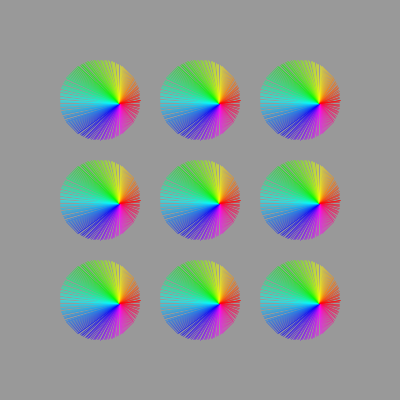
Frame 1 (no input)
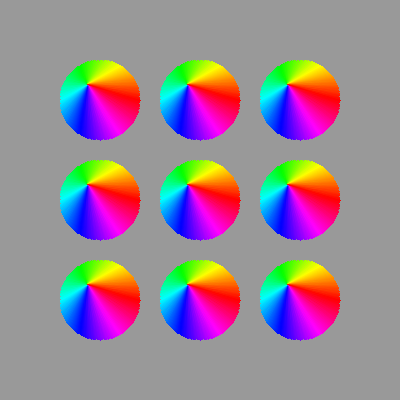
Frame 60 (the mouse pressed at the canvas centre just before this capture)
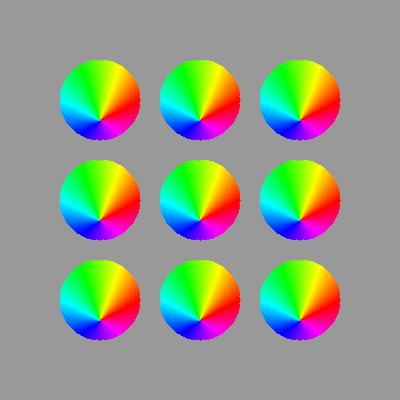
Frame 120 (the mouse held since frame 60 and released just before this capture)

The Processing sketch that drew these frames (run headless with seeded random() and noise(); from frame 60 on, the mouse is pressed at the canvas centre):

// Processing sketch: processing_63382
// ── processing_63382.pde

float rad = 20;
float baseRad = 40;
float angle = 0;
float angleStep = 10;
int gridStep = 100;

float circleRes = 2;


void setup() {
  size(400, 400);
  smooth();
  strokeWeight(0.5);
  colorMode(HSB, 360, 100, 100);
  background(0, 0, 60);
}

void draw() {
  //  noStroke();
  //  fill(0,0,100);
  //  rect(0, 0, width, height);

  if (angle >=360) {
    angle = 0;
  } 
  else {
    angle += angleStep;
  }

  stroke(0);
  for (int gridX = gridStep; gridX<=width-gridStep; gridX +=gridStep) { 
    for (int gridY = gridStep; gridY<=height-gridStep; gridY +=gridStep) {


      float x = gridX + cos(radians(angle)) * rad;
      float y = gridY + sin(radians(angle)) * rad;

      for (float angle = 0; angle <= 360; angle += circleRes) {
        stroke(360-angle, 100, 100);
        float x2 = gridX + cos(radians(angle)) * baseRad;
        float y2 = gridY + sin(radians(angle)) * baseRad;
        line(x, y, x2, y2);
      }
    }
  }
}
